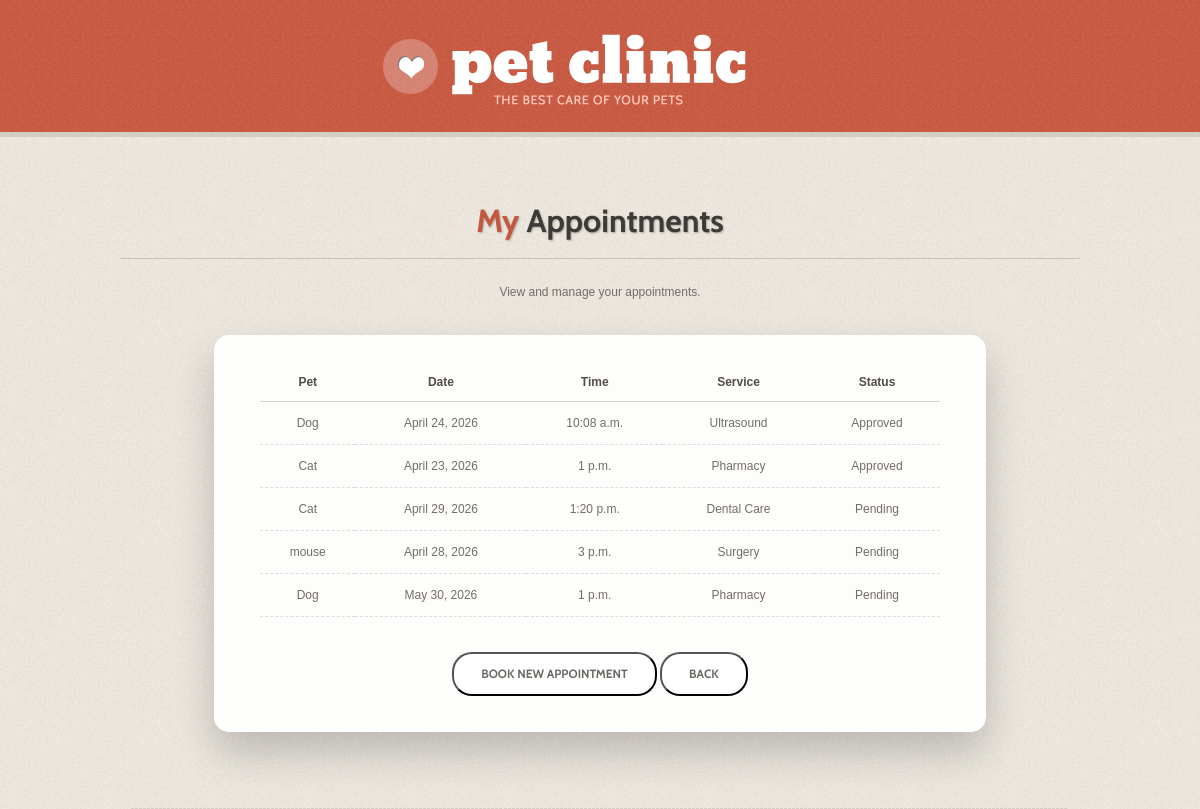
The page /appointments/ (signed in) on the database its author committed.
### main/models.py (models this page shows, shortened)
class Appointment(models.Model):
    user = models.ForeignKey(UserRegister, on_delete=models.CASCADE)
    pet_name = models.CharField(max_length=100)
    pet_breed = models.CharField(max_length=100)
    service = models.ForeignKey(Service, on_delete=models.CASCADE)
    appointment_date = models.DateField()
    appointment_time = models.TimeField()
    description = models.TextField(blank=True)
    STATUS_CHOICES = [
        ('Pending', 'Pending'),
        ('Approved', 'Approved'),
        ('Rejected', 'Rejected'),
    ]
    status = models.CharField(max_length=20, choices=STATUS_CHOICES, default='Pending')
    WORK_STATUS_CHOICES = [
        ('Not Done', 'Not Done'),
        ('Done', 'Done'),
    ]
    work_status = models.CharField(max_length=20, choices=WORK_STATUS_CHOICES, default='Not Done')
    created_at = models.DateTimeField(auto_now_add=True)

class Service(models.Model):
    name = models.CharField(max_length=100)
    description = models.TextField()
    image = models.ImageField(upload_to='services/')

### main/views.py (the view)
# urls.py: path('appointments/', views.appointments, name='appointments'),
@never_cache
def appointments(request):
    if "user_id" not in request.session:
        return redirect("login")
    user_id = request.session["user_id"]
    appointments = Appointment.objects.filter(user_id=user_id)
    return render(request, 'appointments.html', {
        'appointments': appointments
    })

### main/templates/appointments.html (shortened to what this page needs)
<!DOCTYPE html>
{% load static %}
<html lang="en">
<head>
    <link rel="stylesheet" href="{% static 'sbg/css/style.css' %}">
</head>
<body>
<div class="block1">
    <div class="main">
        <header>
            <h1>
                <a class="logo" href="{% url 'dashboard' %}">
                </a>
            </h1>
        </header>
    </div>
</div>
<div class="block4">
    <div class="main">
        <section id="content">
    <h2 class="ind"><span>My</span> Appointments</h2>
    <p>View and manage your appointments.</p>
    <div class="appointment-wrapper">
        <div class="appointment-card fade-anim">
            <table width="100%" cellpadding="10" cellspacing="0">
                <thead>
                    <tr>
                        <th>Pet</th>
                        <th>Date</th>
                        <th>Time</th>
                        <th>Service</th>
                        <th>Status</th>
                    </tr>
                </thead>
                <tbody>
                    {% for appt in appointments %}
                    <tr>
                        <td>{{ appt.pet_name }}</td>
                        <td>{{ appt.appointment_date|default:"-" }}</td>
                        <td>{{ appt.appointment_time|default:"-" }}</td>
                        <td>{{ appt.service.name }}</td>
                        <td>{{ appt.status }}</td>
                    </tr>
                    {% empty %}
                    <tr>
                        <td colspan="5" align="center">
                            No appointments found
                        </td>
                    </tr>
                    {% endfor %}
                </tbody>
            </table>
            <div style="text-align:center; margin-top:25px;">
               <button type="button" class="button"
                                        onclick="window.location.href='{% url 'create_appointment' %}'">
                                        Book New Appointment
               </button>
                <button type="button" class="button"
                    onclick="window.location.href='{% url 'dashboard' %}'">
                    Back
                </button>
            </div>
        </div>
    </div>
</section>
    </div>
</div>
</body>
</html>

### static/sbg/css/style.css (style rules this page uses)
article,aside,audio,canvas,command,datalist,details,embed,figcaption,figure,footer,header,hgroup,keygen,meter,nav,output,progress,section,source,video { display:block }
html { width:100% }
body { font-family:Arial, Arial, Helvetica, sans-serif; font-size:12px; line-height:22px; color:#736d68; min-width:990px; background:url(../images/body_bg.png) 50% 0 repeat #e7e2d8; }
.main { width:960px;padding:0;margin:0 auto; }
a { color:#736d68;outline:none; text-decoration:none; cursor:pointer; }
.button { display:inline-block; padding:11px 27px; margin: 18px 0 0; font-size: 12px; font-weight:bold; text-transform:uppercase; border-radius:20px; line-height: 18px; color:#6b6763; background:#fff; }
.block1 { background: url('../images/block1.jpg') 50% 0 repeat; }
.block4 { border-top:5px solid #d4cdc1;overflow:hidden; }
header { padding:34px 0 25px;margin: 0 10px; }
header h1 { width:434px;margin: 0 auto; }
header h1 a { display:block;width:364px;height:73px;background:url(../images/logo.png) 0 0 no-repeat; text-decoration:none; text-indent:-9999px; }
#content { padding:65px 0px 37px 0px;background: url('../images/stripe.png') 50% bottom no-repeat; }
p { margin-bottom:22px }
h2,h3,h4 { font-weight:normal; }
h2 { font-size: 32px;text-shadow:1px 1px 2px rgba(168,158,146,0.88);line-height: 38px; color:#3c3b3a;font-weight:bold;border-bottom:1px solid #c6c0b7;padding-bottom:18px;margin-bottom:20px; white-space: nowrap }
h2 span { color:#c45740; }
h2.ind { margin-bottom:22px; }
.cabin, .sf-menu a, .button, .link1, h2, footer { font-family: 'Cabin', sans-serif; }
.button, .img_wrap, .sf-menu li a { -webkit-transition: all 0.3s ease;-moz-transition: all 0.3s ease;-o-transition: all 0.3s ease;transition: all 0.3s ease; }
.appointment-card { width: 650px; margin: 40px auto; padding: 30px 40px; background: rgba(255, 255, 255, 0.85); border-radius: 12px; box-shadow: 0 15px 35px rgba(0, 0, 0, 0.2); backdrop-filter: blur(6px); border: 1px solid rgba(255, 255, 255, 0.3); }
#content { text-align: center; }
.appointment-card table { margin: 0 auto; text-align: left; }
.appointment-card .button { margin-top: 10px; }
.appointment-card { width: 680px; margin: 0 auto 40px; padding: 35px 45px; background: rgba(255, 255, 255, 0.9); border-radius: 15px; box-shadow: 0 20px 40px rgba(0,0,0,0.2); }
.appointment-card table { margin: 0 auto; }
.appointment-wrapper { display: flex; justify-content: center; align-items: center; padding: 0px 0; }
.fade-anim { animation: fadeUp 0.5s ease; }
.appointment-card table { width: 100%; border-collapse: collapse; text-align: center; }
.appointment-card th { font-weight: bold; color: #514d46; border-bottom: 1px solid #d6d2cb; padding-bottom: 8px; }
.appointment-card td { padding: 10px 6px; border-bottom: 1px dashed #ddd; }
.appointment-wrapper { padding-top: 10px; }

### rows shown on the page
Appointment: pet_name "Dog", appointment_date "April 24, 2026", appointment_time "10:08 a.m.", service.name "Ultrasound", status "Approved"
Appointment: pet_name "Cat", appointment_date "April 23, 2026", appointment_time "1 p.m.", service.name "Pharmacy", status "Approved"
Appointment: pet_name "Cat", appointment_date "April 29, 2026", appointment_time "1:20 p.m.", service.name "Dental Care", status "Pending"
Appointment: pet_name "mouse", appointment_date "April 28, 2026", appointment_time "3 p.m.", service.name "Surgery", status "Pending"
Appointment: pet_name "Dog", appointment_date "May 30, 2026", appointment_time "1 p.m.", service.name "Pharmacy", status "Pending"
